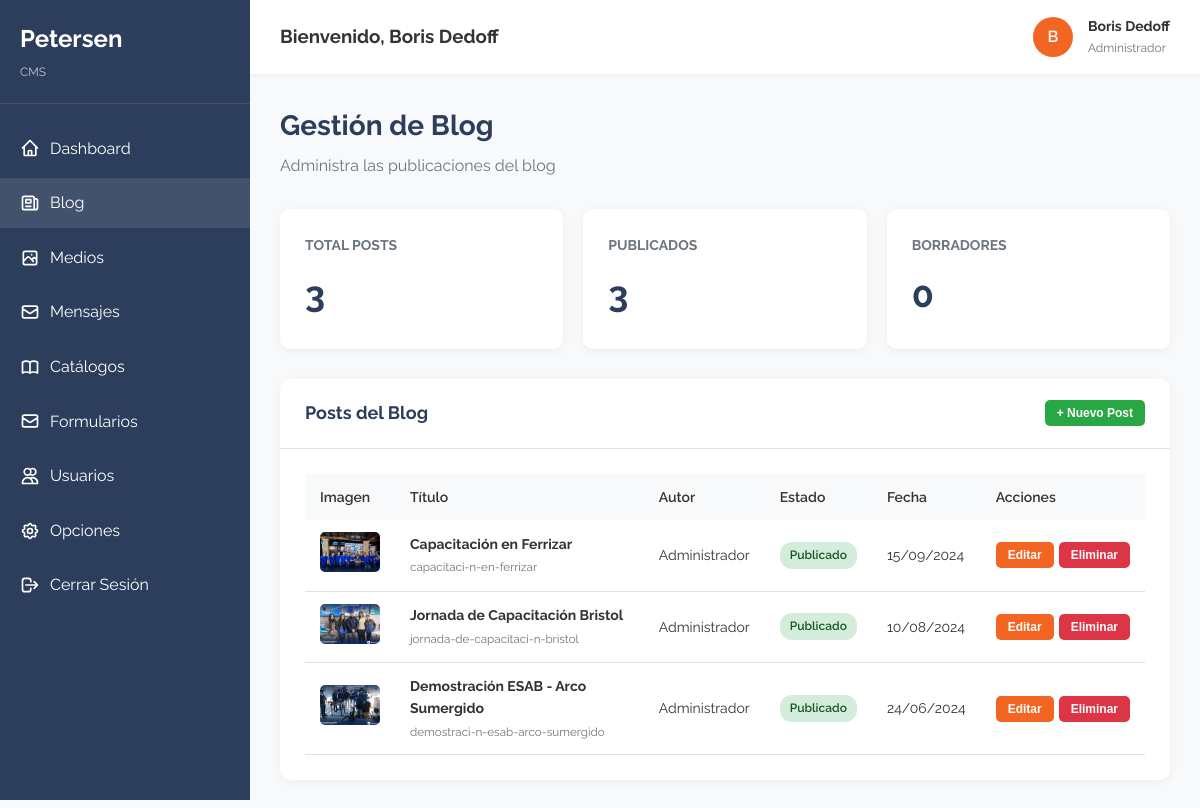
The app's page /cms/blog.php (signed in) with its own data.
### tables this page shows
CREATE TABLE users (
                id INTEGER PRIMARY KEY AUTOINCREMENT,
                username VARCHAR(50) UNIQUE NOT NULL,
                email VARCHAR(100) UNIQUE NOT NULL,
                password VARCHAR(255) NOT NULL,
                full_name VARCHAR(100) NOT NULL,
                role VARCHAR(20) NOT NULL DEFAULT 'editor',
                status VARCHAR(20) NOT NULL DEFAULT 'active',
                created_at DATETIME DEFAULT CURRENT_TIMESTAMP,
                updated_at DATETIME DEFAULT CURRENT_TIMESTAMP,
                last_login DATETIME
            );

CREATE TABLE blog_posts (
                id INTEGER PRIMARY KEY AUTOINCREMENT,
                title VARCHAR(255) NOT NULL,
                slug VARCHAR(255) UNIQUE NOT NULL,
                excerpt TEXT,
                content TEXT NOT NULL,
                featured_image VARCHAR(255),
                author_id INTEGER NOT NULL,
                status VARCHAR(20) NOT NULL DEFAULT 'draft',
                published_at DATETIME,
                created_at DATETIME DEFAULT CURRENT_TIMESTAMP,
                updated_at DATETIME DEFAULT CURRENT_TIMESTAMP,
                FOREIGN KEY (author_id) REFERENCES users(id)
            );

### cms/blog.php (the view, shortened to what the rows shown need)
<?php
require_once 'includes/header.php';
require_once 'includes/blog.php';
$blogModel = new Blog();
$posts = $blogModel->getAll();
?>
<div class="page-header">
    <h1>Gestión de Blog</h1>
</div>
<div class="card">
    <div class="card-header">
        <h2>Posts del Blog</h2>
    </div>
    <div class="card-body">
        <div class="table-responsive">
            <table>
                <thead>
                    <tr>
                        <th>Imagen</th>
                        <th>Título</th>
                        <th>Autor</th>
                        <th>Estado</th>
                        <th>Fecha</th>
                        <th>Acciones</th>
                    </tr>
                </thead>
                <tbody>
                    <?php if (empty($posts)): ?>
                    <tr>
                        <td colspan="6" style="text-align: center; padding: 40px;">
                            No hay posts aún. ¡Crea el primero!
                        </td>
                    </tr>
                    <?php else: ?>
                    <?php foreach ($posts as $post): ?>
                    <tr>
                        <td>
                            <?php if ($post['featured_image']): ?>
                                <img src="<?php echo SITE_URL . '/' . htmlspecialchars($post['featured_image']); ?>"
                                     alt="<?php echo htmlspecialchars($post['title']); ?>"
                                     style="width: 60px; height: 40px; object-fit: cover; border-radius: 5px;">
                            <?php else: ?>
                                <div style="width: 60px; height: 40px; background: #e9ecef; border-radius: 5px; display: flex; align-items: center; justify-content: center; font-size: 12px; color: #6c757d;">
                                    Sin imagen
                                </div>
                            <?php endif; ?>
                        </td>
                        <td>
                            <strong><?php echo htmlspecialchars($post['title']); ?></strong>
                            <br>
                            <small style="color: #6c757d;"><?php echo htmlspecialchars($post['slug']); ?></small>
                        </td>
                        <td><?php echo htmlspecialchars($post['author_name']); ?></td>
                        <td>
                            <span class="badge badge-<?php echo $post['status'] === 'published' ? 'success' : 'warning'; ?>">
                                <?php echo $post['status'] === 'published' ? 'Publicado' : 'Borrador'; ?>
                            </span>
                        </td>
                        <td>
                            <?php
                            $date = $post['status'] === 'published' && $post['published_at']
                                ? $post['published_at']
                                : $post['created_at'];
                            echo date('d/m/Y', strtotime($date));
                            ?>
                        </td>
                        <td>
                            <div class="action-buttons">
                                <button class="btn btn-primary btn-sm" onclick='openEditModal(<?php echo json_encode($post); ?>)'>
                                    Editar
                                </button>
                                <button class="btn btn-danger btn-sm" onclick="confirmDelete(<?php echo $post['id']; ?>, '<?php echo htmlspecialchars($post['title']); ?>')">
                                    Eliminar
                                </button>
                            </div>
                        </td>
                    </tr>
                    <?php endforeach; ?>
                    <?php endif; ?>
                </tbody>
            </table>
        </div>
    </div>
</div>
<link href="https://cdn.quilljs.com/1.3.7/quill.snow.css" rel="stylesheet">
<?php require_once 'includes/footer.php'; ?>

### cms/includes/header.php (shortened to what the rows shown need)
<?php
require_once __DIR__ . '/auth.php';
$auth = new Auth();
$auth->requireLogin();
$currentUser = $auth->getCurrentUser();
?>
<!DOCTYPE html>
<html lang="es">
<head>
    <link rel="stylesheet" href="<?php echo CMS_URL; ?>/assets/css/admin.css">
</head>
<body>
    <div class="admin-wrapper">
        <aside class="sidebar">
            <div class="sidebar-logo">
                <h2>Petersen</h2>
            </div>
        </aside>
        <main class="main-content">
            <div class="top-bar">
                <div>
                    <h3>Bienvenido, <?php echo htmlspecialchars($currentUser['full_name']); ?></h3>
                </div>
                <div class="user-info">
                    <div class="user-avatar">
                        <?php echo strtoupper(substr($currentUser['full_name'], 0, 1)); ?>
                    </div>
                    <div class="user-details">
                        <h4><?php echo htmlspecialchars($currentUser['full_name']); ?></h4>
                        <p><?php echo ucfirst($currentUser['role']); ?></p>
                    </div>
                </div>
            </div>
            <div class="content-area">

### records on screen
users: full_name "Boris Dedoff", full_name "B", role "Administrador"
blog_posts: featured_image (picture), title "Capacitación en Ferrizar", slug "capacitaci-n-en-ferrizar", author.full_name "Administrador", shows "Publicado", date('d/m/Y', strtotime($date)) "15/09/2024"
blog_posts: featured_image (picture), title "Jornada de Capacitación Bristol", slug "jornada-de-capacitaci-n-bristol", author.full_name "Administrador", shows "Publicado", date('d/m/Y', strtotime($date)) "10/08/2024"
blog_posts: featured_image (picture), title "Demostración ESAB - Arco Sumergido", slug "demostraci-n-esab-arco-sumergido", author.full_name "Administrador", shows "Publicado", date('d/m/Y', strtotime($date)) "24/06/2024"

### other values on screen
$stats['total'] "3"
$stats['published'] "3"
$stats['drafts'] "0"
